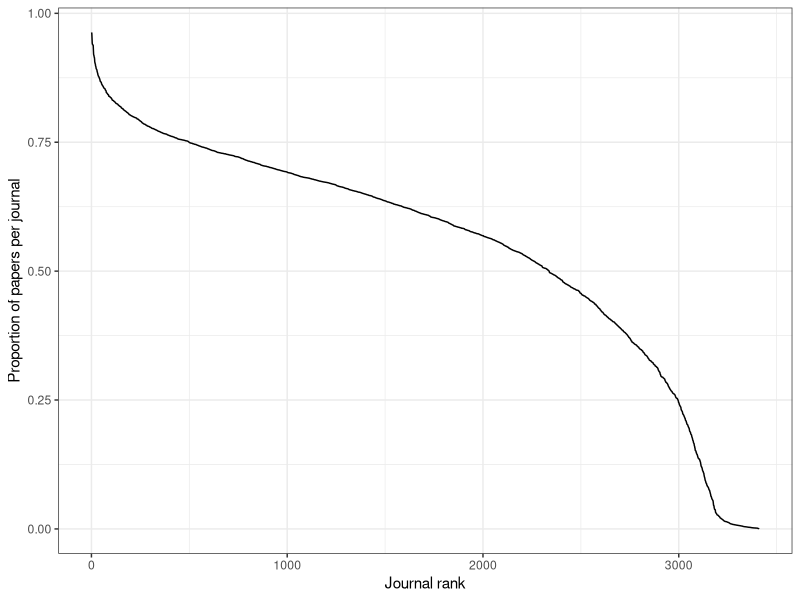

Write the R code that produced this figure.
## ---- chunk 1
knitr::opts_chunk$set(echo = FALSE)
require(tidyverse)
## ---- chunk 2
j <- read_tsv("journal_supp.txt")
j$p <- j$included / j$n
j %>%
  filter(n > 50) %>%
  arrange(desc(p)) %>%
  mutate(x = dense_rank(desc(p))) %>%
  ggplot(aes(x=x,y = p)) + geom_line() +
  scale_x_continuous("Journal rank") + 
  scale_y_continuous("Proportion of papers per journal") + 
  theme_bw()
